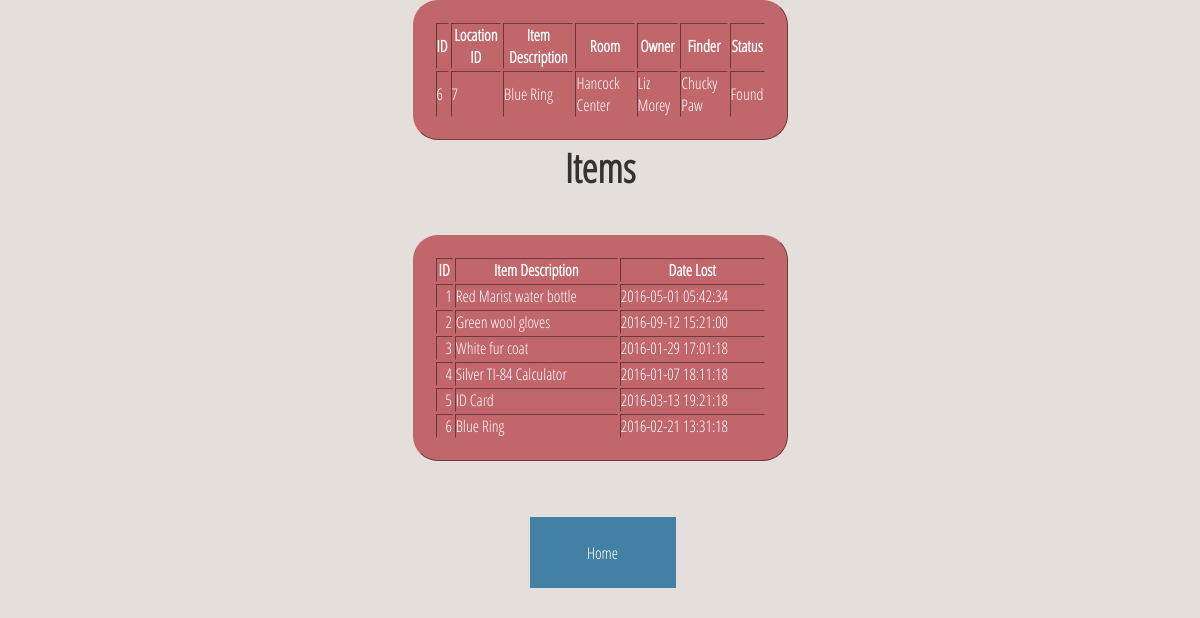
Screenshot of /localweb/quicklinks.php?id=6 with the database file from the repository.
### tables this page shows
CREATE TABLE IF NOT EXISTS stuff 
(
id int   AUTO_INCREMENT PRIMARY KEY,

locations_id INT NOT NULL,
description TEXT,
create_date DATETIME NOT NULL,
update_date DATETIME NOT NULL,
room TEXT,
owner TEXT,
finder TEXT,
status SET ("Found", "Lost", "Claimed") NOT NULL
);

### localweb/includes/search_helpers.php (the view, shortened to what this page needs)
<?php
function show_link_records($dbc){
require( 'includes/connect_db.php' ) ;
$query = 'SELECT  id, description, create_date FROM stuff ORDER BY id ASC' ;
$results = mysqli_query( $dbc , $query ) ;
if( $results )
{
  echo '<center><H1>Items</H1>' ;
  echo '<TABLE border="1">';
  echo '<TR>';
  echo '<TH>ID</TH>';
  echo '<TH>Item Description</TH>';
  echo '<TH>Date Lost</TH>';
  echo '</TR>';
  while ( $row = mysqli_fetch_array( $results , MYSQLI_ASSOC ) )
  {
	$alink = '<A HREF=quicklinks.php?id=' . $row['id']
 . '>' . $row['id'] . '</A>' ;
    echo '<TR>'  ;
	 echo '<TD ALIGN=right>' . $alink . '</TD>' ;
	echo '<TD>' . $row['description'] . '</TD>' ;
    echo '<TD>' . $row['create_date'] . '</TD>' ;
    echo '</TR>' ;
}
  echo '</TABLE></center>';
}
else
{
  echo '<p>' . mysqli_error( $dbc ) . '</p>'  ;
}
	}
function show_record($dbc, $id) {
require( 'includes/connect_db.php' ) ;
$query = 'SELECT * FROM stuff WHERE id = ' . $id;
$results = mysqli_query( $dbc , $query ) ;
if( $results )
{
  echo '<center><TABLE border="1">';
  echo '<TR>';
  echo '<TH>ID</TH>';
  echo '<TH>Location ID</TH>';
  echo '<TH>Item Description</TH>';
  echo '<TH>Room</TH>';
  echo '<TH>Owner</TH>';
  echo '<TH>Finder</TH>';
  echo '<TH>Status</TH>';
  echo '</TR>';
  while ( $row = mysqli_fetch_array( $results , MYSQLI_ASSOC ) )
  {
    echo '<TR>'  ;
	echo '<TD>' . $row['id'] . '</TD>' ;
   echo '<TD>' . $row['locations_id'] . '</TD>' ;
    echo '<TD>' . $row['description'] . '</TD>' ;
	echo '<TD>' . $row['room'] . '</TD>' ;
	echo '<TD>' . $row['owner'] . '</TD>' ;
   echo '<TD>' . $row['finder'] . '</TD>' ;
    echo '<TD>' . $row['status'] . '</TD>' ;
    echo '</TR>' ;
}
  echo '</TABLE></center>';
}
else
{
  echo '<p>' . mysqli_error( $dbc ) . '</p>'  ;
}
	}
?>

### localweb/limbo.css (style rules this page uses)
h1 { color: black; }
table { background: #C1666B; padding: 20px; width: 375px; height: 100px; border-color: #C1666B; border-radius:25px; color: white; border-spacing:5; }
a:link, a:visited { color: white; text-decoration:none; }
* { margin: 0; padding: 0; -webkit-backface-visibility: hidden; -webkit-transition: all 0.5s; -moz-transition: all 0.5s; transition: all 0.5s; }
h1 { color: #333; font-family: Open Sans Condensed; font-size: 2.5em; text-align: center; margin-bottom: 40px; }

### rows the page displays
stuff: id "6", locations "7", description "Blue Ring", room "Hancock Center", owner "Liz Morey", finder "Chucky Paw", status "Found", create_date "2016-02-21 13:31:18"
stuff: id "1", description "Red Marist water bottle", create_date "2016-05-01 05:42:34"
stuff: id "2", description "Green wool gloves", create_date "2016-09-12 15:21:00"
stuff: id "3", description "White fur coat", create_date "2016-01-29 17:01:18"
stuff: id "4", description "Silver TI-84 Calculator", create_date "2016-01-07 18:11:18"
stuff: id "5", description "ID Card", create_date "2016-03-13 19:21:18"
